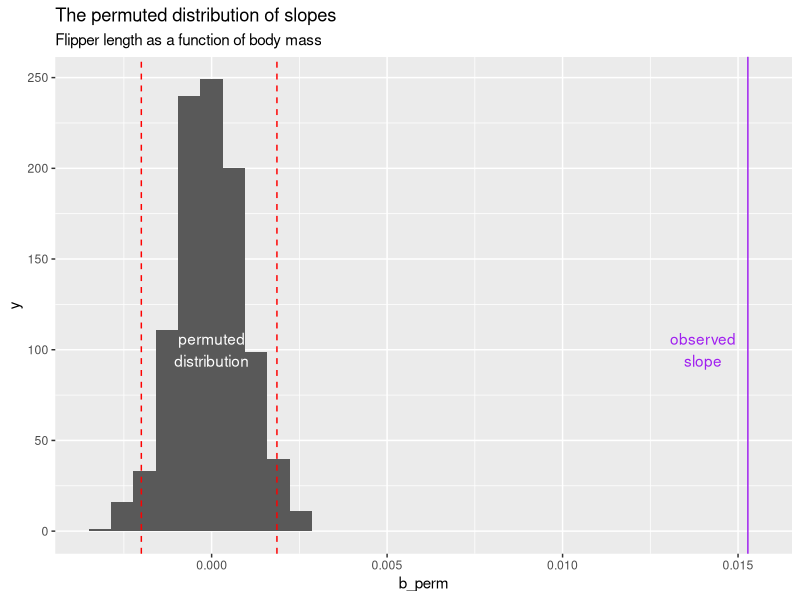

This chart was generated by the following R code:
library(ggplot2)           # ggplot2 for creating visualizations, 
library(dplyr)             # dplyr for data manipulation, 
library(palmerpenguins)    # palmerpenguins for the dataset


perm_slope <- replicate(1000, simplify = FALSE, {
  penguins %>%
    filter(!is.na(flipper_length_mm + body_mass_g)) %>%
    mutate(perm_body_mass_g =  sample(body_mass_g, replace = FALSE)) %>%
    select(species, flipper_length_mm, perm_body_mass_g)}) %>%
  bind_rows(.id = "replicate_id") %>%
  group_by(replicate_id) %>%
  summarise(cov_perm = cov(perm_body_mass_g, flipper_length_mm),
         r_perm   = cor(perm_body_mass_g, flipper_length_mm),
         b_perm   = cov(perm_body_mass_g, flipper_length_mm) / var(perm_body_mass_g))%>%
  ungroup()

ggplot(perm_slope, aes(x =b_perm  ))+
  geom_histogram() + 
  geom_vline(data = . %>% reframe(b_perm= quantile(b_perm, c(0.025,0.975))),
             aes(xintercept = b_perm), color = "red",lty = 2)+
  geom_vline(xintercept = 1.528e-02,color = "purple")+
  labs(title = "The permuted distribution of slopes",subtitle = "Flipper length as a function of body mass")+
  annotate(geom = "text", color = "white", x = 0, y = 100, label = "permuted\ndistribution")+
  annotate(geom = "text", color = "purple", x = 0.014, y = 100, label = "observed\nslope")
